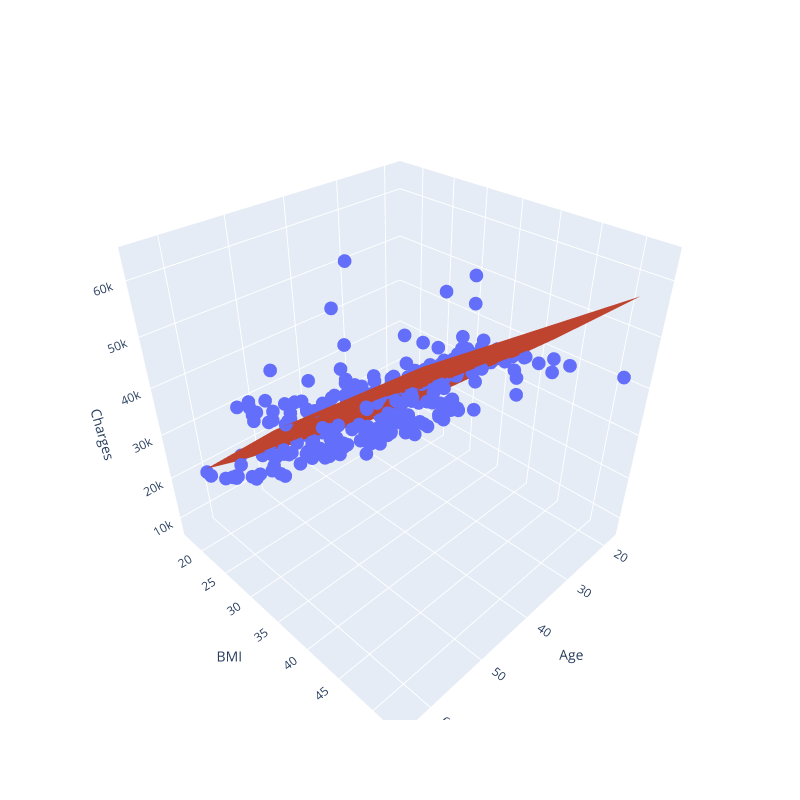

The code cell stored with this chart in its notebook:
### Markdown cell above
- สร้างรูปกราฟ
```python
fig = go.Figure(data=[])
```
- วาดกราฟจุด
```python
go.Scatter3d(x=smokers['age'], y=smokers['bmi'], z=smokers['charges'], mode='markers')
```
- วาดกราฟระนาบ
```python
go.Mesh3d(x=smokers['age'], y=smokers['bmi'], z=mlr_model.predict(smokers[['age', 'bmi']]))
```
- กำหนดการแสดงผล
```python
fig.update_layout(
  scene={'xaxis_title':'Age', 'yaxis_title':'BMI', 'zaxis_title':'Charges'}, width=800, height=800
)
```

### Code cell
fig = go.Figure(data=[
    go.Scatter3d(x=smokers['age'], y=smokers['bmi'], z=smokers['charges'], mode='markers'),
    go.Mesh3d(x=smokers['age'], y=smokers['bmi'], z=mlr_model.predict(smokers[['age', 'bmi']]))
])


fig.update_layout(
  scene={'xaxis_title':'Age', 'yaxis_title':'BMI', 'zaxis_title':'Charges'}, width=800, height=800
)

### Figure 1 — Plotly figure (JSON) as saved in the notebook; plotly's stock layout.template omitted (floating-point values rounded to 4 significant figures; data arrays with more than 128 entries replaced by an {"elided": "..."} marker saying what was removed)
{"data": [{"mode": "markers", "type": "scatter3d", "x": {"elided": "274 int values"}, "y": {"elided": "274 float values"}, "z": {"elided": "274 float values"}}, {"type": "mesh3d", "x": {"elided": "274 int values"}, "y": {"elided": "274 float values"}, "z": {"elided": "274 float values"}}], "layout": {"height": 800, "scene": {"xaxis": {"title": {"text": "Age"}}, "yaxis": {"title": {"text": "BMI"}}, "zaxis": {"title": {"text": "Charges"}}}, "width": 800}}
